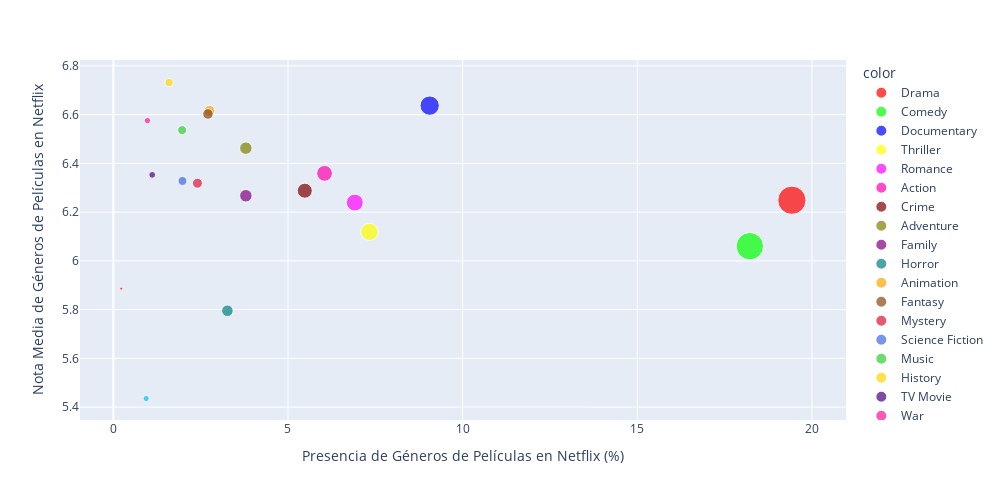

Notebook cell for this chart:
### Markdown cell above
Puesto que las medias y las medianas son muy similares, los datos no tienen valores extremadamente altos/bajos y podemos usar las medias calculadas. Representamos así lo siguiente:

### Code cell
porcentaje_presencia = info_final_pelis_votadas_netflix["netflix_genre_percentage"].to_list() #Eje X de nuestra gráfica
nota_media = info_final_pelis_votadas_netflix["vote_avg_genre"].to_list() #Eje Y de nuestra gráfica
numero_apariciones = info_final_pelis_votadas_netflix["genre_presence"].to_list() #Tamaño de los puntos
genero = info_final_pelis_votadas_netflix.index.to_list() #Géneros de las películas
distinct_colors = ['#FF0000', '#00FF00', '#0000FF', '#FFFF00', '#FF00FF', '#ff00ae', '#800000', '#808000', '#800080','#008080',  
    '#FFA500', '#8B4513','#DC143C', '#4169E1', '#32CD32', '#FFD700', '#4B0082', '#FF1493', '#00BFFF']

fig_pelis_netflix = px.scatter(
    x=porcentaje_presencia,
    y=nota_media,
    size=numero_apariciones, 
    color=genero,
    color_discrete_sequence=distinct_colors, 
    labels={'x': 'Presencia de Géneros de Películas en Netflix (%)', 'y': 'Nota Media de Géneros de Películas en Netflix'},
    hover_name=genero, 
    width=1000,  
    height=500
)
fig_pelis_netflix.show()

### Figure 1 — Plotly figure (JSON) as saved in the notebook; plotly's stock layout.template omitted (floating-point values rounded to 4 significant figures)
{"data": [{"hovertemplate": "<b>%{hovertext}</b><br><br>color=Drama<br>Presencia de Géneros de Películas en Netflix (%)=%{x}<br>Nota Media de Géneros de Películas en Netflix=%{y}<br>size=%{marker.size}<extra></extra>", "hovertext": ["Drama"], "legendgroup": "Drama", "marker": {"color": "#FF0000", "size": [2130], "sizemode": "area", "sizeref": 5.325, "symbol": "circle"}, "mode": "markers", "name": "Drama", "orientation": "v", "showlegend": true, "type": "scatter", "x": [19.43], "xaxis": "x", "y": [6.249], "yaxis": "y"}, {"hovertemplate": "<b>%{hovertext}</b><br><br>color=Comedy<br>Presencia de Géneros de Películas en Netflix (%)=%{x}<br>Nota Media de Géneros de Películas en Netflix=%{y}<br>size=%{marker.size}<extra></extra>", "hovertext": ["Comedy"], "legendgroup": "Comedy", "marker": {"color": "#00FF00", "size": [1998], "sizemode": "area", "sizeref": 5.325, "symbol": "circle"}, "mode": "markers", "name": "Comedy", "orientation": "v", "showlegend": true, "type": "scatter", "x": [18.22], "xaxis": "x", "y": [6.06], "yaxis": "y"}, {"hovertemplate": "<b>%{hovertext}</b><br><br>color=Documentary<br>Presencia de Géneros de Películas en Netflix (%)=%{x}<br>Nota Media de Géneros de Películas en Netflix=%{y}<br>size=%{marker.size}<extra></extra>", "hovertext": ["Documentary"], "legendgroup": "Documentary", "marker": {"color": "#0000FF", "size": [993], "sizemode": "area", "sizeref": 5.325, "symbol": "circle"}, "mode": "markers", "name": "Documentary", "orientation": "v", "showlegend": true, "type": "scatter", "x": [9.056], "xaxis": "x", "y": [6.637], "yaxis": "y"}, {"hovertemplate": "<b>%{hovertext}</b><br><br>color=Thriller<br>Presencia de Géneros de Películas en Netflix (%)=%{x}<br>Nota Media de Géneros de Películas en Netflix=%{y}<br>size=%{marker.size}<extra></extra>", "hovertext": ["Thriller"], "legendgroup": "Thriller", "marker": {"color": "#FFFF00", "size": [804], "sizemode": "area", "sizeref": 5.325, "symbol": "circle"}, "mode": "markers", "name": "Thriller", "orientation": "v", "showlegend": true, "type": "scatter", "x": [7.332], "xaxis": "x", "y": [6.119], "yaxis": "y"}, {"hovertemplate": "<b>%{hovertext}</b><br><br>color=Romance<br>Presencia de Géneros de Películas en Netflix (%)=%{x}<br>Nota Media de Géneros de Películas en Netflix=%{y}<br>size=%{marker.size}<extra></extra>", "hovertext": ["Romance"], "legendgroup": "Romance", "marker": {"color": "#FF00FF", "size": [758], "sizemode": "area", "sizeref": 5.325, "symbol": "circle"}, "mode": "markers", "name": "Romance", "orientation": "v", "showlegend": true, "type": "scatter", "x": [6.913], "xaxis": "x", "y": [6.239], "yaxis": "y"}, {"hovertemplate": "<b>%{hovertext}</b><br><br>color=Action<br>Presencia de Géneros de Películas en Netflix (%)=%{x}<br>Nota Media de Géneros de Películas en Netflix=%{y}<br>size=%{marker.size}<extra></extra>", "hovertext": ["Action"], "legendgroup": "Action", "marker": {"color": "#ff00ae", "size": [663], "sizemode": "area", "sizeref": 5.325, "symbol": "circle"}, "mode": "markers", "name": "Action", "orientation": "v", "showlegend": true, "type": "scatter", "x": [6.047], "xaxis": "x", "y": [6.359], "yaxis": "y"}, {"hovertemplate": "<b>%{hovertext}</b><br><br>color=Crime<br>Presencia de Géneros de Películas en Netflix (%)=%{x}<br>Nota Media de Géneros de Películas en Netflix=%{y}<br>size=%{marker.size}<extra></extra>", "hovertext": ["Crime"], "legendgroup": "Crime", "marker": {"color": "#800000", "size": [601], "sizemode": "area", "sizeref": 5.325, "symbol": "circle"}, "mode": "markers", "name": "Crime", "orientation": "v", "showlegend": true, "type": "scatter", "x": [5.481], "xaxis": "x", "y": [6.288], "yaxis": "y"}, {"hovertemplate": "<b>%{hovertext}</b><br><br>color=Adventure<br>Presencia de Géneros de Películas en Netflix (%)=%{x}<br>Nota Media de Géneros de Películas en Netflix=%{y}<br>size=%{marker.size}<extra></extra>", "hovertext": ["Adventure"], "legendgroup": "Adventure", "marker": {"color": "#808000", "size": [416], "sizemode": "area", "sizeref": 5.325, "symbol": "circle"}, "mode": "markers", "name": "Adventure", "orientation": "v", "showlegend": true, "type": "scatter", "x": [3.794], "xaxis": "x", "y": [6.463], "yaxis": "y"}, {"hovertemplate": "<b>%{hovertext}</b><br><br>color=Family<br>Presencia de Géneros de Películas en Netflix (%)=%{x}<br>Nota Media de Géneros de Películas en Netflix=%{y}<br>size=%{marker.size}<extra></extra>", "hovertext": ["Family"], "legendgroup": "Family", "marker": {"color": "#800080", "size": [416], "sizemode": "area", "sizeref": 5.325, "symbol": "circle"}, "mode": "markers", "name": "Family", "orientation": "v", "showlegend": true, "type": "scatter", "x": [3.794], "xaxis": "x", "y": [6.267], "yaxis": "y"}, {"hovertemplate": "<b>%{hovertext}</b><br><br>color=Horror<br>Presencia de Géneros de Películas en Netflix (%)=%{x}<br>Nota Media de Géneros de Películas en Netflix=%{y}<br>size=%{marker.size}<extra></extra>", "hovertext": ["Horror"], "legendgroup": "Horror", "marker": {"color": "#008080", "size": [358], "sizemode": "area", "sizeref": 5.325, "symbol": "circle"}, "mode": "markers", "name": "Horror", "orientation": "v", "showlegend": true, "type": "scatter", "x": [3.265], "xaxis": "x", "y": [5.795], "yaxis": "y"}, {"hovertemplate": "<b>%{hovertext}</b><br><br>color=Animation<br>Presencia de Géneros de Películas en Netflix (%)=%{x}<br>Nota Media de Géneros de Películas en Netflix=%{y}<br>size=%{marker.size}<extra></extra>", "hovertext": ["Animation"], "legendgroup": "Animation", "marker": {"color": "#FFA500", "size": [302], "sizemode": "area", "sizeref": 5.325, "symbol": "circle"}, "mode": "markers", "name": "Animation", "orientation": "v", "showlegend": true, "type": "scatter", "x": [2.754], "xaxis": "x", "y": [6.616], "yaxis": "y"}, {"hovertemplate": "<b>%{hovertext}</b><br><br>color=Fantasy<br>Presencia de Géneros de Películas en Netflix (%)=%{x}<br>Nota Media de Géneros de Películas en Netflix=%{y}<br>size=%{marker.size}<extra></extra>", "hovertext": ["Fantasy"], "legendgroup": "Fantasy", "marker": {"color": "#8B4513", "size": [297], "sizemode": "area", "sizeref": 5.325, "symbol": "circle"}, "mode": "markers", "name": "Fantasy", "orientation": "v", "showlegend": true, "type": "scatter", "x": [2.709], "xaxis": "x", "y": [6.603], "yaxis": "y"}, {"hovertemplate": "<b>%{hovertext}</b><br><br>color=Mystery<br>Presencia de Géneros de Películas en Netflix (%)=%{x}<br>Nota Media de Géneros de Películas en Netflix=%{y}<br>size=%{marker.size}<extra></extra>", "hovertext": ["Mystery"], "legendgroup": "Mystery", "marker": {"color": "#DC143C", "size": [264], "sizemode": "area", "sizeref": 5.325, "symbol": "circle"}, "mode": "markers", "name": "Mystery", "orientation": "v", "showlegend": true, "type": "scatter", "x": [2.408], "xaxis": "x", "y": [6.318], "yaxis": "y"}, {"hovertemplate": "<b>%{hovertext}</b><br><br>color=Science Fiction<br>Presencia de Géneros de Películas en Netflix (%)=%{x}<br>Nota Media de Géneros de Películas en Netflix=%{y}<br>size=%{marker.size}<extra></extra>", "hovertext": ["Science Fiction"], "legendgroup": "Science Fiction", "marker": {"color": "#4169E1", "size": [217], "sizemode": "area", "sizeref": 5.325, "symbol": "circle"}, "mode": "markers", "name": "Science Fiction", "orientation": "v", "showlegend": true, "type": "scatter", "x": [1.979], "xaxis": "x", "y": [6.328], "yaxis": "y"}, {"hovertemplate": "<b>%{hovertext}</b><br><br>color=Music<br>Presencia de Géneros de Películas en Netflix (%)=%{x}<br>Nota Media de Géneros de Películas en Netflix=%{y}<br>size=%{marker.size}<extra></extra>", "hovertext": ["Music"], "legendgroup": "Music", "marker": {"color": "#32CD32", "size": [216], "sizemode": "area", "sizeref": 5.325, "symbol": "circle"}, "mode": "markers", "name": "Music", "orientation": "v", "showlegend": true, "type": "scatter", "x": [1.97], "xaxis": "x", "y": [6.536], "yaxis": "y"}, {"hovertemplate": "<b>%{hovertext}</b><br><br>color=History<br>Presencia de Géneros de Películas en Netflix (%)=%{x}<br>Nota Media de Géneros de Películas en Netflix=%{y}<br>size=%{marker.size}<extra></extra>", "hovertext": ["History"], "legendgroup": "History", "marker": {"color": "#FFD700", "size": [175], "sizemode": "area", "sizeref": 5.325, "symbol": "circle"}, "mode": "markers", "name": "History", "orientation": "v", "showlegend": true, "type": "scatter", "x": [1.596], "xaxis": "x", "y": [6.732], "yaxis": "y"}, {"hovertemplate": "<b>%{hovertext}</b><br><br>color=TV Movie<br>Presencia de Géneros de Películas en Netflix (%)=%{x}<br>Nota Media de Géneros de Películas en Netflix=%{y}<br>size=%{marker.size}<extra></extra>", "hovertext": ["TV Movie"], "legendgroup": "TV Movie", "marker": {"color": "#4B0082", "size": [122], "sizemode": "area", "sizeref": 5.325, "symbol": "circle"}, "mode": "markers", "name": "TV Movie", "orientation": "v", "showlegend": true, "type": "scatter", "x": [1.113], "xaxis": "x", "y": [6.353], "yaxis": "y"}, {"hovertemplate": "<b>%{hovertext}</b><br><br>color=War<br>Presencia de Géneros de Películas en Netflix (%)=%{x}<br>Nota Media de Géneros de Películas en Netflix=%{y}<br>size=%{marker.size}<extra></extra>", "hovertext": ["War"], "legendgroup": "War", "marker": {"color": "#FF1493", "size": [107], "sizemode": "area", "sizeref": 5.325, "symbol": "circle"}, "mode": "markers", "name": "War", "orientation": "v", "showlegend": true, "type": "scatter", "x": [0.9758], "xaxis": "x", "y": [6.576], "yaxis": "y"}, {"hovertemplate": "<b>%{hovertext}</b><br><br>color=Unknown<br>Presencia de Géneros de Películas en Netflix (%)=%{x}<br>Nota Media de Géneros de Películas en Netflix=%{y}<br>size=%{marker.size}<extra></extra>", "hovertext": ["Unknown"], "legendgroup": "Unknown", "marker": {"color": "#00BFFF", "size": [103], "sizemode": "area", "sizeref": 5.325, "symbol": "circle"}, "mode": "markers", "name": "Unknown", "orientation": "v", "showlegend": true, "type": "scatter", "x": [0.9394], "xaxis": "x", "y": [5.435], "yaxis": "y"}, {"hovertemplate": "<b>%{hovertext}</b><br><br>color=Western<br>Presencia de Géneros de Películas en Netflix (%)=%{x}<br>Nota Media de Géneros de Películas en Netflix=%{y}<br>size=%{marker.size}<extra></extra>", "hovertext": ["Western"], "legendgroup": "Western", "marker": {"color": "#FF0000", "size": [25], "sizemode": "area", "sizeref": 5.325, "symbol": "circle"}, "mode": "markers", "name": "Western", "orientation": "v", "showlegend": true, "type": "scatter", "x": [0.228], "xaxis": "x", "y": [5.886], "yaxis": "y"}], "layout": {"height": 500, "legend": {"itemsizing": "constant", "title": {"text": "color"}, "tracegroupgap": 0}, "margin": {"t": 60}, "width": 1000, "xaxis": {"anchor": "y", "domain": [0, 1], "title": {"text": "Presencia de Géneros de Películas en Netflix (%)"}}, "yaxis": {"anchor": "x", "domain": [0, 1], "title": {"text": "Nota Media de Géneros de Películas en Netflix"}}}}
